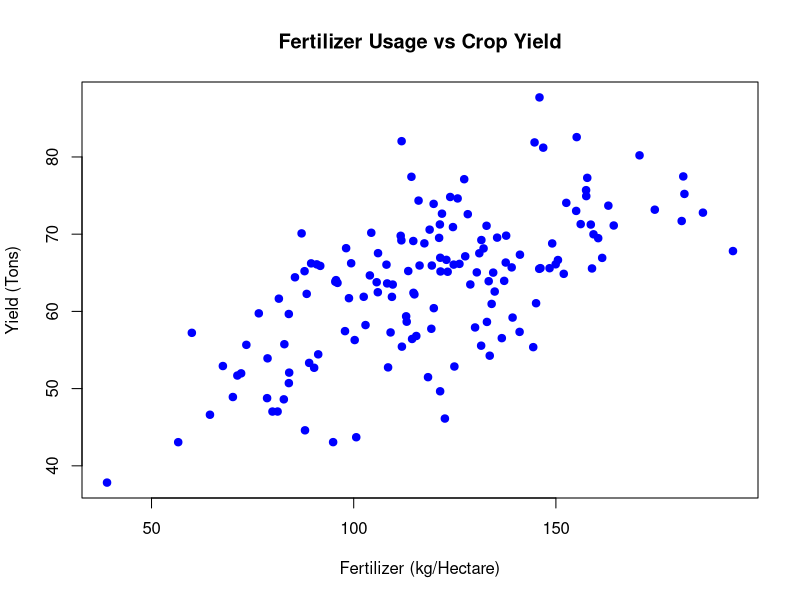
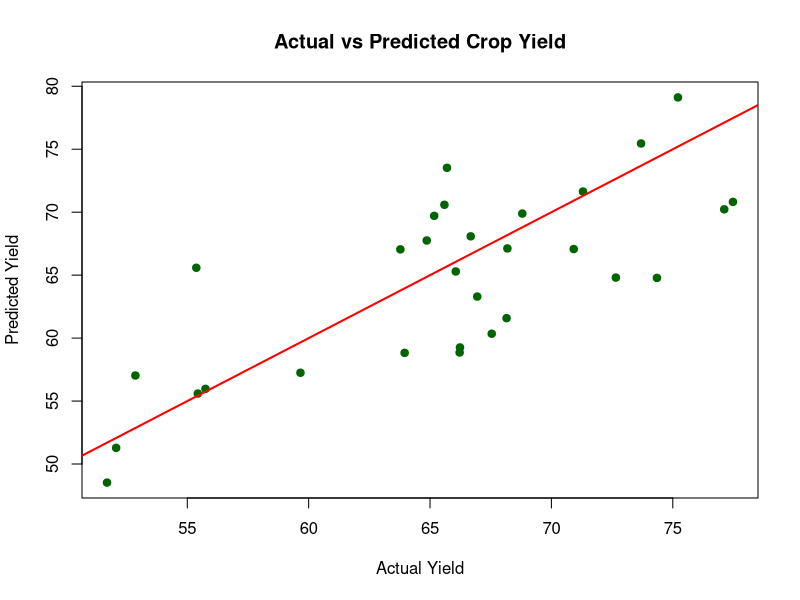

These charts were generated, in order, by the following R code:
# 1. Scenario Setup & Data Generation (Predicting Crop Yield)
set.seed(42)
agri_model_data <- data.frame(
  Rainfall_mm = rnorm(150, mean = 600, sd = 100),
  Fertilizer_kg = rnorm(150, mean = 120, sd = 30)
)
# Adding the target variable (Yield) based on rainfall and fertilizer
agri_model_data$Crop_Yield_Tons <- 10 + 0.05 * agri_model_data$Rainfall_mm + 0.2 * agri_model_data$Fertilizer_kg + rnorm(150, mean = 0, sd = 5)

# 2. Data Analysis (Take a Screenshot of this plot!)
plot(agri_model_data$Fertilizer_kg, agri_model_data$Crop_Yield_Tons, 
     main="Fertilizer Usage vs Crop Yield", xlab="Fertilizer (kg/Hectare)", ylab="Yield (Tons)", col="blue", pch=19)

# 3. Predictive Modelling (Linear Regression)
# Splitting data (80% train, 20% test)
split <- sample(1:nrow(agri_model_data), 0.8 * nrow(agri_model_data))
train_data <- agri_model_data[split, ]
test_data <- agri_model_data[-split, ]

# Training the model
yield_model <- lm(Crop_Yield_Tons ~ Rainfall_mm + Fertilizer_kg, data = train_data)

# View Model Summary (Take a Screenshot of the console output!)
summary(yield_model)

# 4. Predictions & Validation (Take a Screenshot of this plot!)
predictions <- predict(yield_model, test_data)
plot(test_data$Crop_Yield_Tons, predictions, 
     main="Actual vs Predicted Crop Yield", xlab="Actual Yield", ylab="Predicted Yield", col="darkgreen", pch=19)
abline(0, 1, col="red", lwd=2) # Line of perfect prediction
